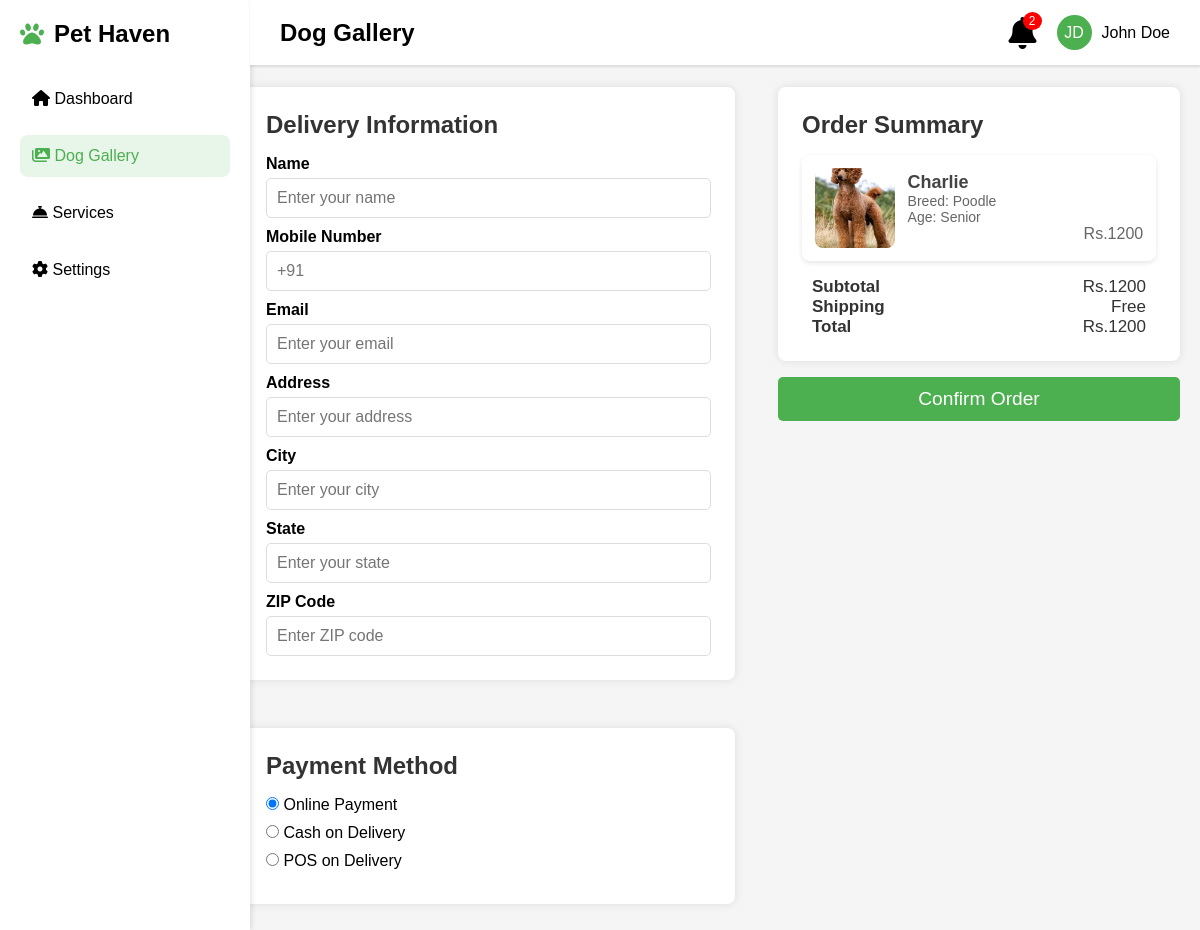
Screenshot of /order (signed in) with the database file from the repository.
### models.py (models this page shows, shortened)
class Dogs(db.Model):
    __tablename__ = "dogs"
    dog_id = db.Column(db.String(36), primary_key=True, default=lambda: str(uuid.uuid4()))
    name = db.Column(db.String(60), nullable=False)
    breed = db.Column(db.String(60), nullable=False)
    age = db.Column(db.String(20), nullable=False)
    price = db.Column(db.Integer, nullable=False)
    vaccinated = db.Column(db.String(3), nullable=False)
    description = db.Column(db.String(255), nullable=False)
    image = db.Column(db.String(200), nullable=False)
    order_details = db.relationship("OrderDetail", backref="dogs", lazy=True)
    cart_items = db.relationship("CartItem", back_populates="dog", lazy=True)
    owners = db.relationship("User", secondary=dog_ownership, back_populates="dogs")

### routes.py (the view)
@app.route("/order")
def order_summary():
    if "user_id" not in session:
        return redirect(url_for("login"))
    user_id = session["user_id"]
    order = Order.query.filter_by(user_id=user_id).order_by(Order.order_date.desc()).first()
    if not order:
        return render_template("order_summary.html", order=None)
    order_items = [
        {
            "id": item.dog.dog_id if item.dog else None,
            "name": item.dog.name if item.dog else "Service Booking",
            "breed": item.dog.breed if item.dog else "N/A",
            "age": item.dog.age if item.dog else "N/A",
            "price": item.dog.price if item.dog else item.booking.total_cost,
            "image": item.dog.image if item.dog else "static/images/default.jpg"
        }
        for item in order.order_details
    ]
    return render_template("order_summary.html", order=order, cart=order_items)

### templates/order_summary.html (shortened to what this page needs)
<!DOCTYPE html>
<html lang="en">
  <head>
    <link rel="stylesheet" href="static/css/base.css" />
    <link rel="stylesheet" href="static/css/order_summary.css" />
    <link
      rel="stylesheet"
      href="https://cdnjs.cloudflare.com/ajax/libs/font-awesome/6.0.0/css/all.min.css"
    />
  </head>
  <body>
    <div class="sidebar" id="sidebar">
      <div class="logo">
          <i class="fas fa-paw"></i>
          <h2>Pet Haven</h2>
      </div>
      <ul class="nav-menu">
          <li class="nav-item"><i class="fas fa-home"></i> Dashboard</li>
          <li class="nav-item active"><i class="fas fa-images"></i> Dog Gallery</li>
          <li class="nav-item"><i class="fas fa-concierge-bell"></i> Services</li>
          <li class="nav-item"><i class="fas fa-cog"></i> Settings</li>
      </ul>
    </div>
    <div class="main-content" id="mainContent">
      <div class="navbar" id="navbar">
          <h2>Dog Gallery</h2>
          <div class="nav-right">
              <div class="notification">
                  <i class="fas fa-bell fa-2x"></i>
                  <span class="badge">2</span>
              </div>
              <div class="profile">
                  <div class="profile-pic">JD</div>
                  <span>John Doe</span>
              </div>
          </div>
      </div>
    <div class="container">
      <div class="order-container">
          <div class="left-section">
              <div class="delivery-info">
                  <h2>Delivery Information</h2>
                  <form>
                      <label for="name">Name</label>
                      <input type="text" id="name" placeholder="Enter your name">
                      <label for="phone">Mobile Number</label>
                      <input type="text" id="phone" placeholder="+91 ">
                      <label for="email">Email</label>
                      <input type="email" id="email" placeholder="Enter your email">
                      <label for="address">Address</label>
                      <input type="text" id="address" placeholder="Enter your address">
                      <label for="city">City</label>
                      <input type="text" id="city" placeholder="Enter your city">
                      <label for="state">State</label>
                      <input type="text" id="state" placeholder="Enter your state">
                      <label for="zip">ZIP Code</label>
                      <input type="text" id="zip" placeholder="Enter ZIP code">
                  </form>
              </div>
              <div class="payment-method">
                  <h2>Payment Method</h2>
                  <label><input type="radio" name="payment" checked> Online Payment</label>
                  <label><input type="radio" name="payment"> Cash on Delivery</label>
                  <label><input type="radio" name="payment"> POS on Delivery</label>
              </div>
          </div>
          <div class="right-section">
            {% if cart %}
              <div class="order-summary">
                  <h2>Order Summary</h2>
                  {% for item in cart %}
                    <div class="order-item" data-id="{{ item.id }}">
                      <img src="{{ item.image }}" alt="{{ item.name }}">
                      <div class="item-details">
                        <h3>{{ item.name }}</h3>
                        <p>Breed: {{ item.breed }}</p>
                        <p>Age: {{ item.age }}</p>
                        <p id="price">Rs.{{ item.price }}</p>
                      </div>
                    </div>
                  {% endfor %}
                  <div class="order-total">
                      <p><strong>Subtotal </strong> <span id="subtotal">Rs.{{ cart | sum(attribute='price') }}</span></p>
                      <p><strong>Shipping </strong> <span>Free</span></p>
                      <p><strong>Total </strong> <span id="total">Rs.{{ cart | sum(attribute='price') }}</span></p>
                  </div>
              </div>
            {% endif %}
            <button class="confirm-order">Confirm Order</button>
          </div>
      </div>
    </div>
  </div>
  </body>
</html>

### static/css/base.css (style rules this page uses)
* { margin: 0; padding: 0; box-sizing: border-box; font-family: 'Arial', sans-serif; }
body { background-color: #f5f5f5; margin: 0; padding: 0; display: flex; flex-direction: column; }
.container { width: 90%; max-width: 1500px; margin: 0 auto; padding: 0 1rem; }
.sidebar { position: fixed; left: 0; top: 0; height: 100%; width: 250px; background: white; box-shadow: 2px 0 5px rgba(0,0,0,0.1); padding: 20px; transition: transform 0.3s ease-in-out; }
.logo { display: flex; align-items: center; gap: 10px; margin-bottom: 30px; }
.logo i { color: #4CAF50; font-size: 24px; }
.nav-menu { list-style: none; }
.nav-item { margin: 15px 0; padding: 12px; border-radius: 8px; cursor: pointer; }
.nav-item.active { background: #e8f5e9; color: #4CAF50; }
.navbar { position: fixed; left: 250px; top: 0; width: calc(100% - 250px); display: flex; align-items: center; background: white; padding: 15px 30px; z-index: 100; box-shadow: 0 2px 2px rgba(0,0,0,0.1); transition: left 0.3s ease-in-out, width 0.3s ease-in-out; }
.navbar h2 { flex: 1; }
.nav-right { display: flex; align-items: center; gap: 20px; }
.notification { position: relative; cursor: pointer; }
.badge { position: absolute; top: -5px; right: -5px; background: red; color: white; padding: 2px 6px; border-radius: 50%; font-size: 12px; }
.profile { display: flex; align-items: center; gap: 10px; }
.profile-pic { width: 35px; height: 35px; border-radius: 50%; background: #4CAF50; display: flex; align-items: center; justify-content: center; color: white; }
.main-content { margin-top: 1px; margin-left: 100px; padding: 20px; width: 100-250px; transition: margin-left 0.3s ease-in-out; }

### static/css/order_summary.css (style rules this page uses)
.main-content { padding-bottom: 0; }
.container { width: 90%; max-width: 1300px; margin: 50px auto; margin-bottom: 10px; padding-right: 0px; margin-right: 0px; }
.order-container { display: flex; justify-content: space-between; }
.left-section { width: 60%; display: flex; flex-direction: column; gap: 1rem; }
.delivery-info, .payment-method { background: #fff; padding: 1.5rem; margin: 1rem 0; width: 92%; border-radius: 8px; box-shadow: 0 0 10px rgba(0, 0, 0, 0.1); }
.delivery-info h2, .payment-method h2, .order-summary h2 { font-size: 1.5rem; margin-bottom: 1rem; color: #333; }
form label { display: block; margin: 10px 0 5px; font-weight: bold; }
input[type="text"], input[type="email"] { width: 100%; padding: 10px; border: 1px solid #ddd; border-radius: 5px; font-size: 1rem; }
.payment-method label { display: block; margin: 10px 0; font-size: 1rem; }
.right-section { width: 45%; margin-top: 1rem; }
.order-summary { background: #fff; padding: 1.5rem; width: 100%; border-radius: 8px; box-shadow: 0 0 10px rgba(0, 0, 0, 0.1); }
.order-item { display: flex; align-items: center; gap: 0.8rem; background: #fff; padding: 0.8rem; margin-bottom: 10px; border-radius: 8px; box-shadow: 0px 2px 5px rgba(0, 0, 0, 0.1); transition: transform 0.2s ease-in-out; }
.order-item img { width: 80px; height: 80px; object-fit: cover; border-radius: 8px; }
.item-details { flex-grow: 1; }
.item-details h3 { font-size: 18px; color: #444; }
.item-details p { font-size: 14px; color: #666; }
#price { font-size: 16px; float: right; }
.order-total { margin-top: 1rem; margin-right: 10px; margin-left: 10px; font-size: 17px; color: #333; }
.order-total span { float: right; }
.confirm-order { background: #4CAF50; color: white; padding: 0.7rem; border: none; width: 100%; text-align: center; font-size: 1.2rem; cursor: pointer; border-radius: 5px; margin-top: 1rem; transition: background-color 0.3s ease; }

### rows the page displays
Dogs: image (picture), name "Charlie", breed "Poodle", age "Senior", price "1200"

### other values shown
{{ cart | sum(attribute='price') }} "1200"
